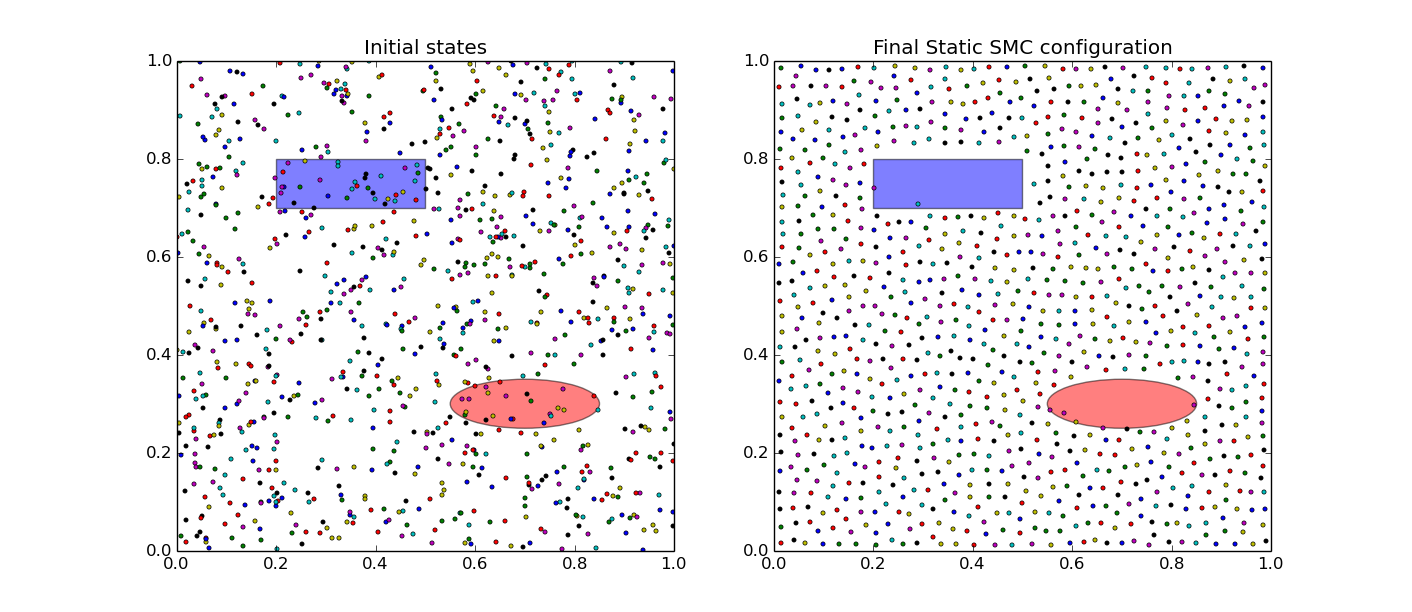

Recreate this plot in Python.


import random
import matplotlib.pyplot as plt
from matplotlib import patches

from smc.probdist import ProbDist
from smc.agent import Agent
from smc.static_smc import StaticSMC

if __name__ == '__main__':

    # Define probability distribution
    prob_dist = ProbDist(xmin=0.0, xmax=1.0, ymin=0.0, ymax=1.0)
    prob_dist.set_value_in_rect(0.2, 0.5, 0.7, 0.8, 0.0)
    prob_dist.set_value_in_ellipse(0.7, 0.3, 0.15, 0.05, 0.0)
    # Define StaticSMC coverage object
    static_smc = StaticSMC(prob_dist)
    n_agents = 1000
    random.seed(83318)
    initial_states = []
    # add agents to coverage object
    for iagent in range(n_agents):
        random_state = (random.random(), random.random())
        static_smc.add_agent(Agent(random_state[0], random_state[1]))
        initial_states.append(random_state)

    # Run the algorithm (100 time-steps of size 0.001)
    static_smc.time_steps(100, 0.001)

    final_states = []
    for agent in static_smc.agents:
        final_states.append((agent.x, agent.y))

    plt.figure(figsize=(14, 6))
    # plotting initial locations of each agent
    plt.subplot(1, 2, 1)
    rect = patches.Rectangle((0.2, 0.7), 0.3, 0.1, linewidth=1, facecolor='b', alpha=0.5)
    ellipse = patches.Ellipse((0.7, 0.3), 0.3, 0.1, linewidth=1, facecolor='r', alpha=0.5)
    ax = plt.gca()
    ax.add_patch(rect)
    ax.add_patch(ellipse)
    for state in initial_states:
        plt.plot(state[0], state[1], 'o', markersize=3)
    plt.axis([0, 1, 0, 1])
    plt.title('Initial states')

    # plotting final configuration of agents
    plt.subplot(1, 2, 2)
    rect = patches.Rectangle((0.2, 0.7), 0.3, 0.1, linewidth=1, facecolor='b', alpha=0.5)
    ellipse = patches.Ellipse((0.7, 0.3), 0.3, 0.1, linewidth=1, facecolor='r', alpha=0.5)
    ax = plt.gca()
    ax.add_patch(rect)
    ax.add_patch(ellipse)
    for state in final_states:
        plt.plot(state[0], state[1], 'o', markersize=3)
    plt.axis([0, 1, 0, 1])
    plt.title('Final Static SMC configuration')
    plt.show()
